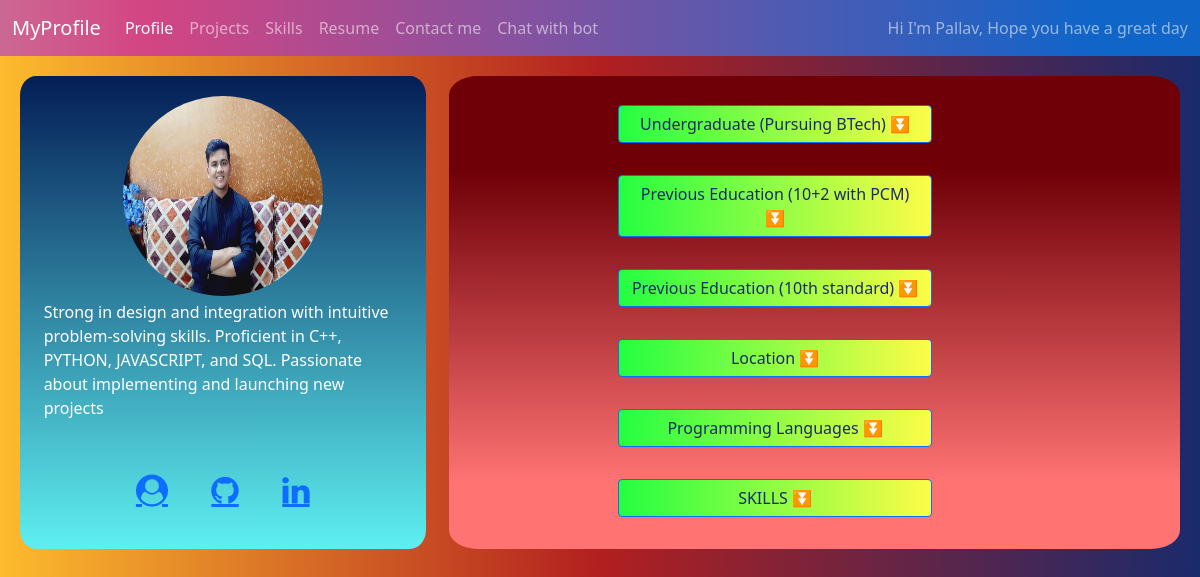
The page / on the database its author committed.
### resume_profile/models.py (models this page shows, shortened)
class Bio(models.Model):
    bio=models.TextField(max_length=5000,default="Hi there")

class Information(models.Model):
    fieldname=models.CharField(max_length=200)
    description=models.CharField(max_length=500,default="information not added")

### resume_profile/views.py (the view)
# urls.py: path('', informationview.as_view(),name="informationview"),
class informationview(ListView):
    model = Information
    template_name = 'informationview.html'
    def get_context_data(self, **kwargs):
        context = super(informationview, self).get_context_data(**kwargs)
        context['roles'] = Bio.objects.all()
        return context

### templates/informationview.html (shortened to what this page needs)
{% extends "base.html" %}
{% block content %}
    {% load static %}
<div class="wrapper">
<div class="sidebar">
    <div class="profile-image">
        <img class="pro-img" src="{% static 'images/Pallav Semwal.jpeg' %}" alt="Lamp" width="200" height="200">
    </div>
    <div class="bio">
        {% for i in roles %}
        <p style="margin: 1%;">{{ i.bio }}</p>
        {% endfor %}
    </div>
    <div class="accounts">
        <a href="https://www.hackerrank.com/pallavsemwal01 "  class="icon fa fa-user-circle fa-2x"></a>
        <a href="https://github.com/pallav0007"  class="icon fa fa-github fa-2x"></a>
        <a href="https://www.linkedin.com/in/pallav-semwal-198367191/"  class="icon fa fa-linkedin fa-2x"></a>
    </div>
</div>
<div class="personal-information">
<div class="fields">
{% for post in object_list %}
<div class="criteria">
    <a  href="#" class="btn btn-primary" onclick="func(document.getElementById({{ forloop.counter }}))">{{post.fieldname}} &#9196;</a>
</div>
    {% endfor %}
</div>
</div>
</div>
    <link rel="stylesheet" type="text/css" href="{% static 'frontend\informationview.css' %}">
<link rel="stylesheet" href="https://cdnjs.cloudflare.com/ajax/libs/font-awesome/4.7.0/css/font-awesome.min.css">
{% endblock content %}

### static/frontend/informationview.css (style rules this page uses)
body { background: #1a2a6c; background: -webkit-linear-gradient(to right, #fdbb2d, #b21f1f, #1a2a6c); background: linear-gradient(to right, #fdbb2d, #b21f1f, #1a2a6c); }
.wrapper { display: flex; flex-direction: row; justify-content: space-between; padding: 20px; align-items: stretch; }
.sidebar { flex: 1; padding: 20px; display: flex; flex-direction: column; align-items: center; margin-right: 2%; border-radius: 4%; color: white; background: rgb(94,239,241);!important; background: linear-gradient(0deg, rgba(94,239,241,1) 0%, rgba(4,30,86,1) 100%);!important; justify-content: stretch; }
.profile-image { flex: 2; border-radius: 50%; }
.bio { flex: 2; }
.accounts { display: flex; flex-direction: row; justify-content: center; }
.icon { padding: 20%; margin: 5%; font-size: 50px; }
.personal-information { flex: 2; border-radius: 4%; background: rgb(255,115,115); background: linear-gradient(0deg, rgba(255,115,115,1) 14%, rgba(112,0,8,1) 80%); }
.fields { display: flex; padding: 2%; align-items: center; flex-direction: column; }
.criteria { align-items: stretch; padding: 2%; width: 60%; justify-content: space-evenly; }
.btn { width: 80%;!important; height: 2%;!important; color: #1a2a6c;!important; background: #FDFC47; background: -webkit-linear-gradient(to right, #24FE41, #FDFC47); background: linear-gradient(to right, #24FE41, #FDFC47); }
.pro-img { border-radius: 50%;!important; }

### rows shown on the page
Bio: bio "Strong in design and integration with intuitive problem-solving skills. Proficient in C++, PYTHON, JAVASCRIPT, and SQL. Passionate about implementing and launching new projects"
Information: fieldname "Undergraduate (Pursuing BTech)"
Information: fieldname "Previous Education (10+2 with PCM)"
Information: fieldname "Previous Education (10th standard)"
Information: fieldname "Location"
Information: fieldname "Programming Languages"
Information: fieldname "SKILLS"
